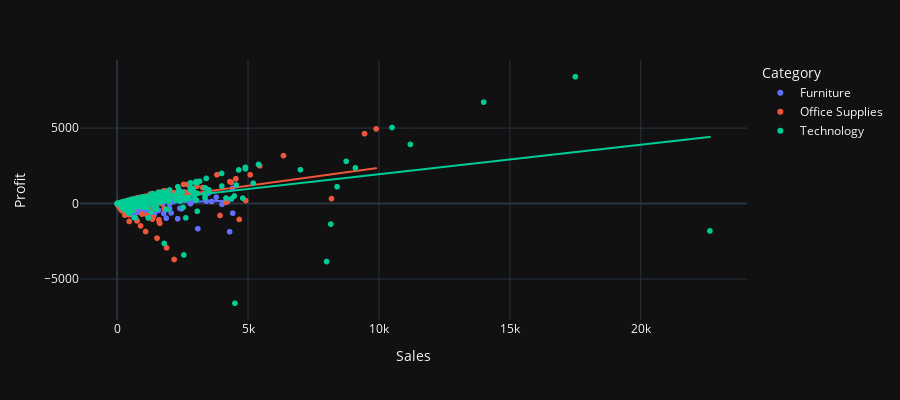

The cell this chart's notebook holds for it:
### Code cell
# Crear scatter plot
fig = px.scatter(df, x="Sales", y="Profit", trendline="ols", color="Category")
fig.update_layout(template="plotly_dark", height=400)
fig.show()

### Figure 1 — Plotly figure (JSON) as saved in the notebook; plotly's stock layout.template omitted (floating-point values rounded to 4 significant figures; data arrays with more than 128 entries replaced by an {"elided": "..."} marker saying what was removed)
{"data": [{"hovertemplate": "Category=Furniture<br>Sales=%{x}<br>Profit=%{y}<extra></extra>", "legendgroup": "Furniture", "marker": {"color": "#636efa", "symbol": "circle"}, "mode": "markers", "name": "Furniture", "showlegend": true, "type": "scattergl", "x": {"elided": "2121 float values"}, "xaxis": "x", "y": {"elided": "2121 float values"}, "yaxis": "y"}, {"hovertemplate": "<b>OLS trendline</b><br>Profit = 0.0469134 * Sales + -7.71263<br>R<sup>2</sup>=0.030106<br><br>Category=Furniture<br>Sales=%{x}<br>Profit=%{y} <b>(trend)</b><extra></extra>", "legendgroup": "Furniture", "marker": {"color": "#636efa", "symbol": "circle"}, "mode": "lines", "name": "Furniture", "showlegend": false, "type": "scattergl", "x": {"elided": "2121 float values"}, "xaxis": "x", "y": {"elided": "2121 float values"}, "yaxis": "y"}, {"hovertemplate": "Category=Office Supplies<br>Sales=%{x}<br>Profit=%{y}<extra></extra>", "legendgroup": "Office Supplies", "marker": {"color": "#EF553B", "symbol": "circle"}, "mode": "markers", "name": "Office Supplies", "showlegend": true, "type": "scattergl", "x": {"elided": "6026 float values"}, "xaxis": "x", "y": {"elided": "6026 float values"}, "yaxis": "y"}, {"hovertemplate": "<b>OLS trendline</b><br>Profit = 0.237804 * Sales + -8.04871<br>R<sup>2</sup>=0.303812<br><br>Category=Office Supplies<br>Sales=%{x}<br>Profit=%{y} <b>(trend)</b><extra></extra>", "legendgroup": "Office Supplies", "marker": {"color": "#EF553B", "symbol": "circle"}, "mode": "lines", "name": "Office Supplies", "showlegend": false, "type": "scattergl", "x": {"elided": "6026 float values"}, "xaxis": "x", "y": {"elided": "6026 float values"}, "yaxis": "y"}, {"hovertemplate": "Category=Technology<br>Sales=%{x}<br>Profit=%{y}<extra></extra>", "legendgroup": "Technology", "marker": {"color": "#00cc96", "symbol": "circle"}, "mode": "markers", "name": "Technology", "showlegend": true, "type": "scattergl", "x": {"elided": "1847 float values"}, "xaxis": "x", "y": {"elided": "1847 float values"}, "yaxis": "y"}, {"hovertemplate": "<b>OLS trendline</b><br>Profit = 0.195423 * Sales + -9.71792<br>R<sup>2</sup>=0.255272<br><br>Category=Technology<br>Sales=%{x}<br>Profit=%{y} <b>(trend)</b><extra></extra>", "legendgroup": "Technology", "marker": {"color": "#00cc96", "symbol": "circle"}, "mode": "lines", "name": "Technology", "showlegend": false, "type": "scattergl", "x": {"elided": "1847 float values"}, "xaxis": "x", "y": {"elided": "1847 float values"}, "yaxis": "y"}], "layout": {"height": 400, "legend": {"title": {"text": "Category"}, "tracegroupgap": 0}, "margin": {"t": 60}, "xaxis": {"anchor": "y", "domain": [0, 1], "title": {"text": "Sales"}}, "yaxis": {"anchor": "x", "domain": [0, 1], "title": {"text": "Profit"}}}}
